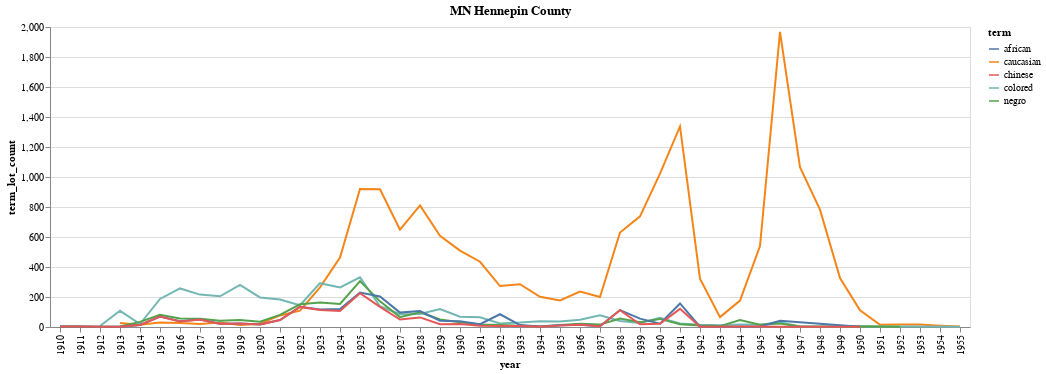

Notebook source saved alongside this figure:
### Code cell
hennepin_term_stats_by_year = calculate_term_stats_by_year('MN Hennepin County', all_terms, hennepin_cov_df, exclude_terms)
hennepin_term_stats_by_year
build_term_freq_chart(hennepin_term_stats_by_year, 5)

### Figure 1 — Vega-Lite specification as saved in the notebook (floating-point values rounded to 4 significant figures; data arrays with more than 128 entries replaced by an {"elided": "..."} marker saying what was removed)
{"config": {"view": {"continuousWidth": 300, "continuousHeight": 300}}, "data": {"name": "data-6476c507506e1be69e65c87dc2ef5752"}, "mark": {"type": "line"}, "encoding": {"color": {"field": "term", "type": "nominal"}, "x": {"field": "year", "type": "ordinal"}, "y": {"field": "term_lot_count", "type": "quantitative"}}, "title": "MN Hennepin County", "$schema": "https://vega.github.io/schema/vega-lite/v5.8.0.json", "datasets": {"data-6476c507506e1be69e65c87dc2ef5752": {"elided": "198 records"}}}
